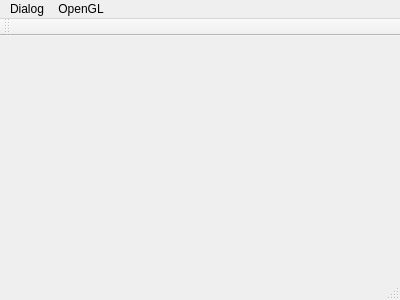
<?xml version="1.0" encoding="UTF-8"?>
<ui version="4.0">
 <class>MainWindow</class>
 <widget class="QMainWindow" name="MainWindow">
  <property name="geometry">
   <rect>
    <x>0</x>
    <y>0</y>
    <width>400</width>
    <height>300</height>
   </rect>
  </property>
  <property name="windowTitle">
   <string>MainWindow</string>
  </property>
  <widget class="QWidget" name="centralWidget">
   <property name="enabled">
    <bool>false</bool>
   </property>
   <property name="sizePolicy">
    <sizepolicy hsizetype="Maximum" vsizetype="Maximum">
     <horstretch>0</horstretch>
     <verstretch>0</verstretch>
    </sizepolicy>
   </property>
  </widget>
  <widget class="QMenuBar" name="menuBar">
   <property name="geometry">
    <rect>
     <x>0</x>
     <y>0</y>
     <width>400</width>
     <height>22</height>
    </rect>
   </property>
   <widget class="QMenu" name="menuDialog">
    <property name="title">
     <string>Dialog</string>
    </property>
    <addaction name="actionShow_sample_dialog"/>
    <addaction name="actionCreate_Wizard_Page"/>
    <addaction name="actionCreate_Custom_Dialog"/>
   </widget>
   <widget class="QMenu" name="menuOpenGL">
    <property name="title">
     <string>OpenGL</string>
    </property>
    <addaction name="actionCreate_Controller"/>
   </widget>
   <addaction name="menuDialog"/>
   <addaction name="menuOpenGL"/>
  </widget>
  <widget class="QToolBar" name="mainToolBar">
   <attribute name="toolBarArea">
    <enum>TopToolBarArea</enum>
   </attribute>
   <attribute name="toolBarBreak">
    <bool>false</bool>
   </attribute>
  </widget>
  <widget class="QStatusBar" name="statusBar"/>
  <action name="actionMenu">
   <property name="text">
    <string>menu</string>
   </property>
  </action>
  <action name="actionCreater">
   <property name="text">
    <string>creater</string>
   </property>
  </action>
  <action name="actionShow_sample_dialog">
   <property name="text">
    <string>Show sample dialog</string>
   </property>
  </action>
  <action name="actionCreate_Custom_Dialog">
   <property name="text">
    <string>Create Custom Dialog</string>
   </property>
  </action>
  <action name="actionCreate_Wizard_Page">
   <property name="text">
    <string>Create Wizard Page</string>
   </property>
  </action>
  <action name="actionCreate_Controller">
   <property name="text">
    <string>Create Controller</string>
   </property>
  </action>
 </widget>
 <layoutdefault spacing="6" margin="11"/>
 <resources/>
 <connections/>
</ui>
